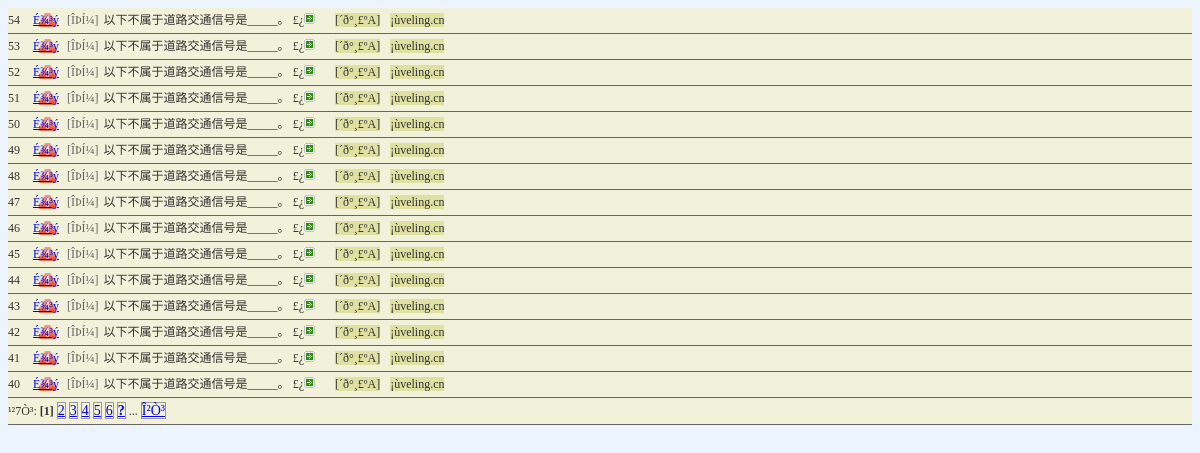
The page /admin/Questions_list.php?page=3& (signed in) on the database its author committed.
### tables this page shows
CREATE TABLE `veling_drive_exam` (
  `id` int(255) unsigned NOT NULL AUTO_INCREMENT,
  `question` varchar(255) DEFAULT NULL,
  `pic` varchar(255) DEFAULT NULL,
  `a` varchar(255) DEFAULT NULL,
  `b` varchar(255) DEFAULT NULL,
  `c` varchar(255) DEFAULT NULL,
  `d` varchar(255) DEFAULT NULL,
  `answer` varchar(255) DEFAULT NULL,
  `easycount` int(255) unsigned NOT NULL DEFAULT '0',
  `heardcount` int(255) unsigned NOT NULL DEFAULT '0',
  `operater` varchar(20) DEFAULT NULL,
  `addtime` datetime DEFAULT NULL,
  PRIMARY KEY (`id`)
);

### admin/Questions_list.php (the view, shortened to what this page needs)
<body>
<?php
  require("../page.php");
  $query="select  * from veling_drive_exam order  by id desc";
  $result=mysql_query($query);
  echo "<div class='list'><ul>\r\n";
  while($rs=mysql_fetch_object($result))
  {
    echo "<li><span class='aid'>$rs->id </span><span class='dell'>";
?>
    <a href='javascript:suredo("del.php?id=<?php echo "$rs->id";?>&type=choice","È·¶¨É¾³ý?")'>É¾³ý</a></span>
<?php
    if ($rs->pic <>"")
      echo "<span class='ytu'>[ÓÐÍ¼]</span>";
    else echo "<span class='wutu'>[ÎÞÍ¼]</span>";
    echo "\r\n<span class='q'>$rs->question £¿</span><span class='more'><img src='images/dot02.gif' border='0' alt='$rs->question'/></span><span class='an'>[´ð°¸£º$rs->answer]</span><span class='an'>¡ù$rs->operater</span></li>\r\n";
  }
  echo "<li><span class='pages'>";
  echo "</span></li></ul></div>";
?>
 </body>

### admin/Questions_list.php (style rules this page uses)
.list { padding-left:0px; }
.list ul { padding-left:0px; }
.list ul li { font-size:12px; color:#333333; border-bottom: 1px solid #666; line-height:25px; background-color: #F2F2DB; list-style:none; }
.list .aid { width:30px; text-align:right; padding-right:10px; }
.list .q { width:480px; height:26px; margin-left:2px; overflow:hidden; }
.list .an { width:70px; margin-left:10px; overflow:hidden; background-color: #E0E0A3; text-align:center; }
.list .more { width:12px; margin-left:0px; padding-right:10px; }
.list .dell { width:50px; text-align:right; padding-right:5px; }
.dell a { width:50px; background-image: url(images/warning.gif); background-repeat: no-repeat; background-position: left; }
.list .wutu { width:40px; color:#666666; }

### rows shown on the page
veling_drive_exam: id "54", pic "[ÎÞÍ¼]", question "以下不属于道路交通信号是_____。", answer "A", operater "veling.cn"
veling_drive_exam: id "53", pic "[ÎÞÍ¼]", question "以下不属于道路交通信号是_____。", answer "A", operater "veling.cn"
veling_drive_exam: id "52", pic "[ÎÞÍ¼]", question "以下不属于道路交通信号是_____。", answer "A", operater "veling.cn"
veling_drive_exam: id "51", pic "[ÎÞÍ¼]", question "以下不属于道路交通信号是_____。", answer "A", operater "veling.cn"
veling_drive_exam: id "50", pic "[ÎÞÍ¼]", question "以下不属于道路交通信号是_____。", answer "A", operater "veling.cn"
veling_drive_exam: id "49", pic "[ÎÞÍ¼]", question "以下不属于道路交通信号是_____。", answer "A", operater "veling.cn"
veling_drive_exam: id "48", pic "[ÎÞÍ¼]", question "以下不属于道路交通信号是_____。", answer "A", operater "veling.cn"
veling_drive_exam: id "47", pic "[ÎÞÍ¼]", question "以下不属于道路交通信号是_____。", answer "A", operater "veling.cn"
veling_drive_exam: id "46", pic "[ÎÞÍ¼]", question "以下不属于道路交通信号是_____。", answer "A", operater "veling.cn"
veling_drive_exam: id "45", pic "[ÎÞÍ¼]", question "以下不属于道路交通信号是_____。", answer "A", operater "veling.cn"
veling_drive_exam: id "44", pic "[ÎÞÍ¼]", question "以下不属于道路交通信号是_____。", answer "A", operater "veling.cn"
veling_drive_exam: id "43", pic "[ÎÞÍ¼]", question "以下不属于道路交通信号是_____。", answer "A", operater "veling.cn"
veling_drive_exam: id "42", pic "[ÎÞÍ¼]", question "以下不属于道路交通信号是_____。", answer "A", operater "veling.cn"
veling_drive_exam: id "41", pic "[ÎÞÍ¼]", question "以下不属于道路交通信号是_____。", answer "A", operater "veling.cn"
veling_drive_exam: id "40", pic "[ÎÞÍ¼]", question "以下不属于道路交通信号是_____。", answer "A", operater "veling.cn"

### other values the page prints
$pages+1 "7"
